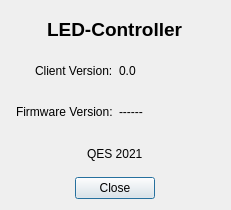
<?xml version="1.0" encoding="UTF-8"?>
<ui version="4.0">
 <class>AboutDialog</class>
 <widget class="QDialog" name="AboutDialog">
  <property name="windowModality">
   <enum>Qt::ApplicationModal</enum>
  </property>
  <property name="geometry">
   <rect>
    <x>0</x>
    <y>0</y>
    <width>231</width>
    <height>210</height>
   </rect>
  </property>
  <property name="windowTitle">
   <string>About LED-Controller</string>
  </property>
  <layout class="QVBoxLayout" name="verticalLayout">
   <item alignment="Qt::AlignHCenter">
    <widget class="QLabel" name="label">
     <property name="font">
      <font>
       <pointsize>14</pointsize>
       <weight>75</weight>
       <bold>true</bold>
      </font>
     </property>
     <property name="text">
      <string>LED-Controller</string>
     </property>
    </widget>
   </item>
   <item>
    <layout class="QHBoxLayout" name="horizontalLayout">
     <item alignment="Qt::AlignRight">
      <widget class="QLabel" name="label_2">
       <property name="text">
        <string>Client Version:</string>
       </property>
      </widget>
     </item>
     <item>
      <widget class="QLabel" name="clientVersionLabel">
       <property name="text">
        <string>0.0</string>
       </property>
      </widget>
     </item>
    </layout>
   </item>
   <item>
    <layout class="QHBoxLayout" name="horizontalLayout_2">
     <item alignment="Qt::AlignRight">
      <widget class="QLabel" name="label_4">
       <property name="text">
        <string>Firmware Version:</string>
       </property>
      </widget>
     </item>
     <item>
      <widget class="QLabel" name="firmwareVersionLabel">
       <property name="text">
        <string>------</string>
       </property>
      </widget>
     </item>
    </layout>
   </item>
   <item alignment="Qt::AlignHCenter">
    <widget class="QLabel" name="label_6">
     <property name="text">
      <string>QES 2021</string>
     </property>
    </widget>
   </item>
   <item alignment="Qt::AlignHCenter">
    <widget class="QPushButton" name="pushButton">
     <property name="sizePolicy">
      <sizepolicy hsizetype="Fixed" vsizetype="Fixed">
       <horstretch>0</horstretch>
       <verstretch>0</verstretch>
      </sizepolicy>
     </property>
     <property name="text">
      <string>Close</string>
     </property>
    </widget>
   </item>
  </layout>
 </widget>
 <resources/>
 <connections>
  <connection>
   <sender>pushButton</sender>
   <signal>clicked()</signal>
   <receiver>AboutDialog</receiver>
   <slot>accept()</slot>
   <hints>
    <hint type="sourcelabel">
     <x>127</x>
     <y>189</y>
    </hint>
    <hint type="destinationlabel">
     <x>197</x>
     <y>181</y>
    </hint>
   </hints>
  </connection>
 </connections>
</ui>
